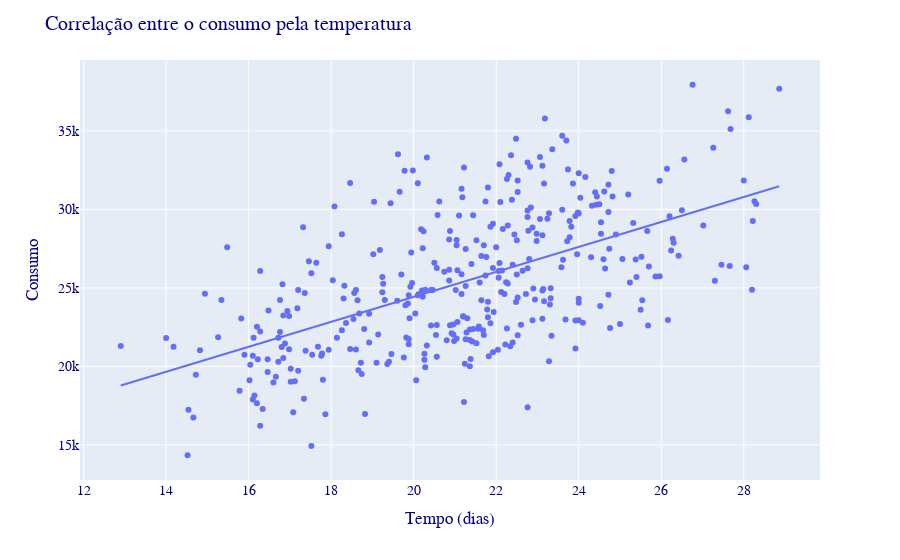

The cell this chart's notebook holds for it:
### Markdown cell above
## Correlação entre o consumo e a temperatura média

### Code cell
fig = px.scatter(cerveja, x="temp_media", y="consumo", trendline="ols")

fig.update_layout(
    title="Correlação entre o consumo pela temperatura",
    xaxis_title=" Tempo (dias)",
    yaxis_title="Consumo",
    font=dict(family="New latin, monospace", size=14, color="navy"),
    legend=dict(x=1.5, y=1.5)
)
fig.show()

### Figure 1 — Plotly figure (JSON) as saved in the notebook; plotly's stock layout.template omitted (floating-point values rounded to 4 significant figures; data arrays with more than 128 entries replaced by an {"elided": "..."} marker saying what was removed)
{"data": [{"hovertemplate": "temp_media=%{x}<br>consumo=%{y}<extra></extra>", "legendgroup": "", "marker": {"color": "#636efa", "symbol": "circle"}, "mode": "markers", "name": "", "orientation": "v", "showlegend": false, "type": "scatter", "x": {"elided": "365 float values"}, "xaxis": "x", "y": {"elided": "365 int values"}, "yaxis": "y"}, {"hovertemplate": "<b>OLS trendline</b><br>consumo = 794.883 * temp_media + 8528.91<br>R<sup>2</sup>=0.330182<br><br>temp_media=%{x}<br>consumo=%{y} <b>(trend)</b><extra></extra>", "legendgroup": "", "marker": {"color": "#636efa", "symbol": "circle"}, "mode": "lines", "name": "", "showlegend": false, "type": "scatter", "x": {"elided": "365 float values"}, "xaxis": "x", "y": {"elided": "365 float values"}, "yaxis": "y"}], "layout": {"autosize": true, "font": {"color": "navy", "family": "New latin, monospace", "size": 14}, "legend": {"tracegroupgap": 0, "x": 1.5, "y": 1.5}, "margin": {"t": 60}, "title": {"text": "Correlação entre o consumo pela temperatura"}, "xaxis": {"anchor": "y", "autorange": true, "domain": [0, 1], "range": [11.94, 29.82], "title": {"text": " Tempo (dias)"}, "type": "linear"}, "yaxis": {"anchor": "x", "autorange": true, "domain": [0, 1], "range": [12520.0, 39760.0], "title": {"text": "Consumo"}, "type": "linear"}}}
